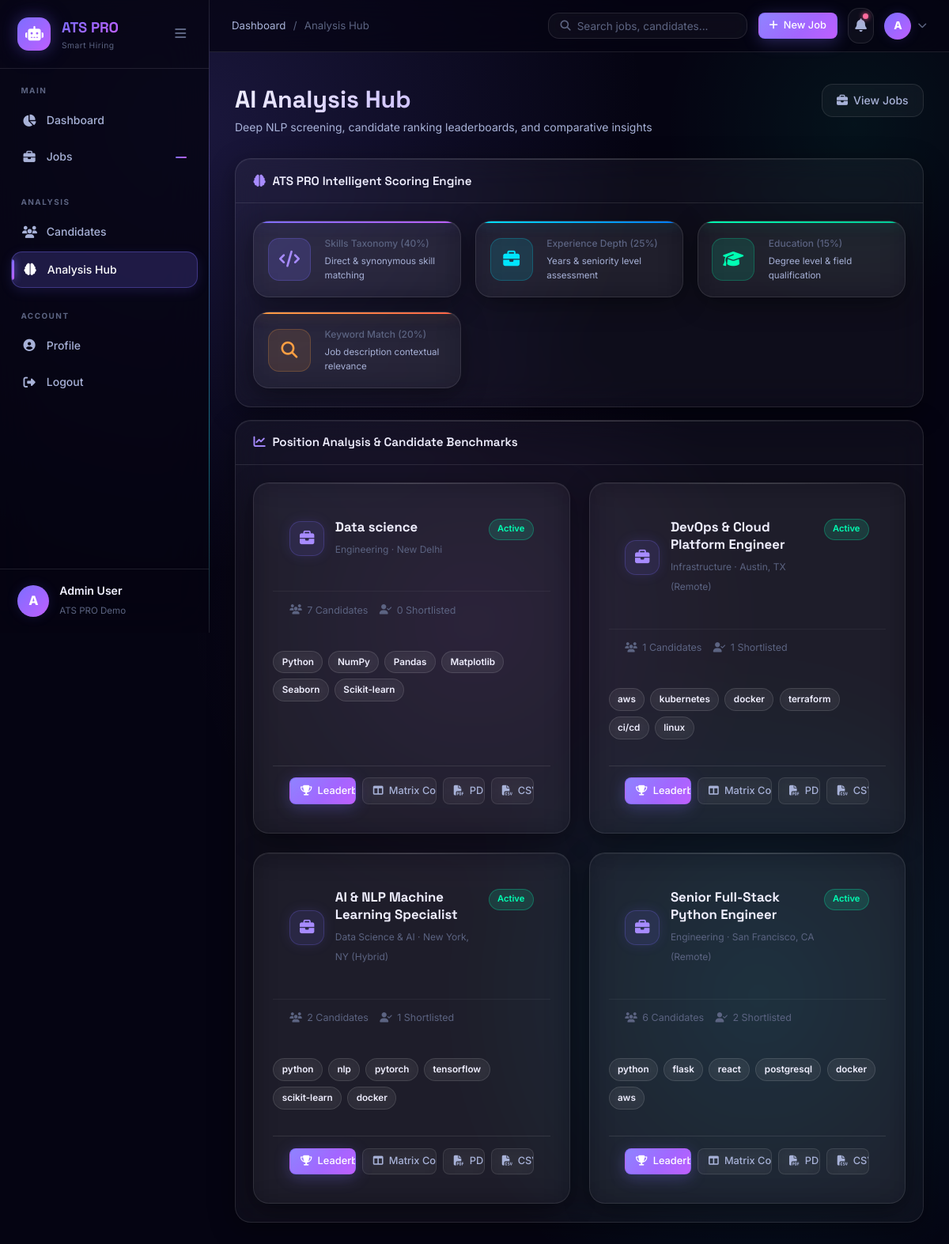
/analysis/ (signed in), run on the app's committed database.
### app/models.py (models this page shows, shortened)
class User(UserMixin, db.Model):
    __tablename__ = "users"
    id = db.Column(db.Integer, primary_key=True)
    name = db.Column(db.String(150), nullable=False)
    email = db.Column(db.String(150), unique=True, nullable=False)
    password_hash = db.Column(db.String(256), nullable=False)
    role = db.Column(db.String(50), default="recruiter")  # admin, recruiter
    company = db.Column(db.String(200))
    created_at = db.Column(db.DateTime, default=datetime.utcnow)
    is_active = db.Column(db.Boolean, default=True)
    jobs = db.relationship("Job", backref="creator", lazy=True, cascade="all, delete-orphan")

class Job(db.Model):
    __tablename__ = "jobs"
    id = db.Column(db.Integer, primary_key=True)
    title = db.Column(db.String(200), nullable=False)
    department = db.Column(db.String(100))
    location = db.Column(db.String(100))
    job_type = db.Column(db.String(50), default="Full-time")  # Full-time, Part-time, Contract, Remote
    description = db.Column(db.Text, nullable=False)
    requirements = db.Column(db.Text)
    required_skills = db.Column(db.Text)       # comma-separated skills
    experience_min = db.Column(db.Integer, default=0)
    experience_max = db.Column(db.Integer, default=10)
    salary_min = db.Column(db.Integer)
    salary_max = db.Column(db.Integer)
    status = db.Column(db.String(50), default="active")  # active, closed, draft
    created_at = db.Column(db.DateTime, default=datetime.utcnow)
    updated_at = db.Column(db.DateTime, default=datetime.utcnow, onupdate=datetime.utcnow)
    deadline = db.Column(db.DateTime)
    user_id = db.Column(db.Integer, db.ForeignKey("users.id"), nullable=False)
    resumes = db.relationship("Resume", backref="job", lazy=True, cascade="all, delete-orphan")
    @property
    def skills_list(self):
        if self.required_skills:
            return [s.strip() for s in self.required_skills.split(",") if s.strip()]
        return []
    @property
    def candidate_count(self):
        return len(self.resumes)
    @property
    def shortlisted_count(self):
        return sum(1 for r in self.resumes if r.status == "shortlisted")

class Resume(db.Model):
    __tablename__ = "resumes"
    id = db.Column(db.Integer, primary_key=True)
    candidate_name = db.Column(db.String(200))
    candidate_email = db.Column(db.String(200))
    candidate_phone = db.Column(db.String(50))
    filename = db.Column(db.String(300), nullable=False)
    original_filename = db.Column(db.String(300))
    file_path = db.Column(db.String(500))
    file_type = db.Column(db.String(10))
    raw_text = db.Column(db.Text)
    job_id = db.Column(db.Integer, db.ForeignKey("jobs.id"), nullable=False)
    status = db.Column(db.String(50), default="pending")  # pending, reviewed, shortlisted, rejected
    ats_score = db.Column(db.Float, default=0.0)
    skill_score = db.Column(db.Float, default=0.0)
    experience_score = db.Column(db.Float, default=0.0)
    education_score = db.Column(db.Float, default=0.0)
    keyword_score = db.Column(db.Float, default=0.0)
    matched_skills = db.Column(db.Text)          # JSON list
    missing_skills = db.Column(db.Text)         # JSON list
    extracted_skills = db.Column(db.Text)       # JSON list
    years_experience = db.Column(db.Float, default=0.0)
    education_level = db.Column(db.String(100))
    notes = db.Column(db.Text)
    uploaded_at = db.Column(db.DateTime, default=datetime.utcnow)
    analyzed_at = db.Column(db.DateTime)

### app/routes/analysis.py (the view)
@analysis_bp.route("")
@analysis_bp.route("/")
@login_required
def index():
    jobs = Job.query.filter_by(user_id=current_user.id).order_by(Job.created_at.desc()).all()
    return render_template("analysis/index.html", jobs=jobs)

### app/models.py (called while the page is built)
@login_manager.user_loader
def load_user(user_id):
    return User.query.get(int(user_id))

### templates/analysis/index.html (shortened to what this page needs)
{% extends "base.html" %}
{% block breadcrumb %}<a href="{{ url_for('dashboard.index') }}">Dashboard</a> <span class="sep">/</span> <span>Analysis Hub</span>{% endblock %}
{% block content %}
<div class="page-header">
  <div>
    <h1 class="page-title">AI Analysis Hub</h1>
    <p class="page-subtitle">Deep NLP screening, candidate ranking leaderboards, and comparative insights</p>
  </div>
  <div class="header-actions">
    <a href="{{ url_for('jobs.list_jobs') }}" class="btn btn-ghost">
      <i class="fas fa-briefcase"></i> View Jobs
    </a>
  </div>
</div>
<div class="card mb-4">
  <div class="card-header">
    <h3><i class="fas fa-brain"></i> ATS PRO Intelligent Scoring Engine</h3>
  </div>
  <div class="card-body">
    <div class="kpi-grid" style="grid-template-columns: repeat(auto-fit, minmax(220px, 1fr)); margin-bottom: 0;">
      <div class="kpi-card kpi-purple" style="padding: 1.1rem;">
        <div class="kpi-icon"><i class="fas fa-code"></i></div>
        <div class="kpi-info">
          <span class="kpi-label">Skills Taxonomy (40%)</span>
          <span class="kpi-sub" style="color: var(--text-secondary);">Direct & synonymous skill matching</span>
        </div>
      </div>
      <div class="kpi-card kpi-blue" style="padding: 1.1rem;">
        <div class="kpi-icon"><i class="fas fa-briefcase"></i></div>
        <div class="kpi-info">
          <span class="kpi-label">Experience Depth (25%)</span>
          <span class="kpi-sub" style="color: var(--text-secondary);">Years & seniority level assessment</span>
        </div>
      </div>
      <div class="kpi-card kpi-green" style="padding: 1.1rem;">
        <div class="kpi-icon"><i class="fas fa-graduation-cap"></i></div>
        <div class="kpi-info">
          <span class="kpi-label">Education (15%)</span>
          <span class="kpi-sub" style="color: var(--text-secondary);">Degree level & field qualification</span>
        </div>
      </div>
      <div class="kpi-card kpi-orange" style="padding: 1.1rem;">
        <div class="kpi-icon"><i class="fas fa-search"></i></div>
        <div class="kpi-info">
          <span class="kpi-label">Keyword Match (20%)</span>
          <span class="kpi-sub" style="color: var(--text-secondary);">Job description contextual relevance</span>
        </div>
      </div>
    </div>
  </div>
</div>
<div class="card mt-4">
  <div class="card-header">
    <h3><i class="fas fa-chart-line"></i> Position Analysis & Candidate Benchmarks</h3>
  </div>
  <div class="card-body">
    {% if jobs %}
    <div class="jobs-grid">
      {% for job in jobs %}
      <div class="job-card card" style="background: rgba(255,255,255,0.03);">
        <div class="job-card-header">
          <div class="job-card-title">
            <div class="job-type-icon"><i class="fas fa-briefcase"></i></div>
            <div>
              <h3>{{ job.title }}</h3>
              <span class="text-muted small">{{ job.department or 'General' }} · {{ job.location or 'Remote' }}</span>
            </div>
          </div>
          <span class="badge {% if job.status == 'active' %}badge-success{% else %}badge-neutral{% endif %}">
            {{ job.status.title() }}
          </span>
        </div>
        <div class="job-card-meta" style="margin: 0.8rem 0;">
          <span><i class="fas fa-users"></i> {{ job.candidate_count }} Candidates</span>
          <span><i class="fas fa-user-check"></i> {{ job.shortlisted_count }} Shortlisted</span>
        </div>
        {% if job.skills_list %}
        <div class="skill-tags" style="margin-bottom: 1.1rem;">
          {% for skill in job.skills_list[:6] %}
          <span class="skill-tag">{{ skill }}</span>
          {% endfor %}
        </div>
        {% endif %}
        <div class="job-card-actions" style="border-top: 1px solid var(--glass-border); padding-top: 0.9rem;">
          <a href="{{ url_for('analysis.leaderboard', job_id=job.id) }}" class="btn btn-primary btn-sm">
            <i class="fas fa-trophy"></i> Leaderboard
          </a>
          <a href="{{ url_for('analysis.compare', job_id=job.id) }}" class="btn btn-ghost btn-sm">
            <i class="fas fa-columns"></i> Matrix Compare
          </a>
          <a href="{{ url_for('reports.export_pdf', job_id=job.id) }}" class="btn btn-ghost btn-sm" title="Download PDF Report">
            <i class="fas fa-file-pdf"></i> PDF
          </a>
          <a href="{{ url_for('reports.export_csv', job_id=job.id) }}" class="btn btn-ghost btn-sm" title="Export CSV">
            <i class="fas fa-file-csv"></i> CSV
          </a>
        </div>
      </div>
      {% endfor %}
    </div>
    {% else %}
    <div class="empty-state">
      <i class="fas fa-briefcase"></i>
      <p>No active jobs to analyze. <a href="{{ url_for('jobs.create_job') }}">Create a job position</a></p>
    </div>
    {% endif %}
  </div>
</div>
{% endblock %}

### templates/base.html (shortened to what this page needs)
<!DOCTYPE html>
<html lang="en">
<head>
  <link rel="stylesheet" href="https://cdnjs.cloudflare.com/ajax/libs/font-awesome/6.5.0/css/all.min.css"/>
  <link rel="stylesheet" href="{{ url_for('static', filename='css/style.css') }}"/>
</head>
<body>
{% if current_user.is_authenticated %}
<aside class="sidebar" id="sidebar">
  <div class="sidebar-header">
    <div class="logo">
      <div class="logo-icon"><i class="fas fa-robot"></i></div>
      <div class="logo-text">
        <span class="logo-name">ATS PRO</span>
        <span class="logo-tagline">Smart Hiring</span>
      </div>
    </div>
    <button class="sidebar-toggle" id="sidebarToggle" aria-label="Toggle sidebar">
      <i class="fas fa-bars"></i>
    </button>
  </div>
  <nav class="sidebar-nav">
    <div class="nav-section">
      <span class="nav-label">MAIN</span>
      <a href="{{ url_for('dashboard.index') }}" class="nav-item {% if request.endpoint == 'dashboard.index' %}active{% endif %}">
        <i class="fas fa-chart-pie"></i><span>Dashboard</span>
      </a>
      <a href="{{ url_for('jobs.list_jobs') }}" class="nav-item {% if 'jobs' in request.endpoint %}active{% endif %}">
        <i class="fas fa-briefcase"></i><span>Jobs</span>
        <span class="nav-badge" id="sidebarJobCount"></span>
      </a>
    </div>
    <div class="nav-section">
      <span class="nav-label">ANALYSIS</span>
      <a href="{{ url_for('resumes.list_resumes') }}" class="nav-item {% if 'resumes' in request.endpoint %}active{% endif %}">
        <i class="fas fa-users"></i><span>Candidates</span>
      </a>
      <a href="{{ url_for('analysis.index') }}" class="nav-item {% if 'analysis' in request.endpoint %}active{% endif %}">
        <i class="fas fa-brain"></i><span>Analysis Hub</span>
      </a>
    </div>
    <div class="nav-section">
      <span class="nav-label">ACCOUNT</span>
      <a href="{{ url_for('auth.profile') }}" class="nav-item {% if request.endpoint == 'auth.profile' %}active{% endif %}">
        <i class="fas fa-user-circle"></i><span>Profile</span>
      </a>
      <a href="{{ url_for('auth.logout') }}" class="nav-item logout-item">
        <i class="fas fa-sign-out-alt"></i><span>Logout</span>
      </a>
    </div>
  </nav>
  <div class="sidebar-footer">
    <div class="user-info">
      <div class="user-avatar">{{ current_user.name[0].upper() }}</div>
      <div class="user-details">
        <span class="user-name">{{ current_user.name }}</span>
        <span class="user-role">{{ current_user.company or 'Recruiter' }}</span>
      </div>
    </div>
  </div>
</aside>
<div class="main-layout" id="mainLayout">
  <header class="topbar">
    <div class="topbar-left">
      <div class="breadcrumb">{% block breadcrumb %}{% endblock %}</div>
    </div>
    <div class="topbar-right">
      <div class="topbar-search">
        <i class="fas fa-search"></i>
        <input type="text" placeholder="Search jobs, candidates..." id="globalSearch"/>
      </div>
      <a href="{{ url_for('jobs.create_job') }}" class="btn btn-primary btn-sm">
        <i class="fas fa-plus"></i> New Job
      </a>
      <div class="notif-bell" title="Notifications">
        <i class="fas fa-bell"></i>
        <span class="notif-dot"></span>
      </div>
      <div class="user-menu" id="userMenuBtn">
        <div class="user-avatar-sm">{{ current_user.name[0].upper() }}</div>
        <i class="fas fa-chevron-down"></i>
      </div>
    </div>
  </header>
  <div class="flash-container">
  </div>
  <main class="page-content">
    {% block content %}{% endblock %}
  </main>
</div>
{% endif %}
</body>
</html>

### data on the page
User: name "A", name "Admin User", company "ATS PRO Demo"
Job: title "Data science", department "Engineering", location "New Delhi", status "Active", candidate_count "7", shortlisted_count "0", 6 "Python" "NumPy" "Pandas" "Matplotlib" "Seaborn" "Scikit-learn"
Job: title "DevOps & Cloud Platform Engineer", department "Infrastructure", location "Austin, TX (Remote)", status "Active", candidate_count "1", shortlisted_count "1", 6 "aws" "kubernetes" "docker" "terraform" "ci/cd" "linux"
Job: title "AI & NLP Machine Learning Specialist", department "Data Science & AI", location "New York, NY (Hybrid)", status "Active", candidate_count "2", shortlisted_count "1", 6 "python" "nlp" "pytorch" "tensorflow" "scikit-learn" "docker"
Job: title "Senior Full-Stack Python Engineer", department "Engineering", location "San Francisco, CA (Remote)", status "Active", candidate_count "6", shortlisted_count "2", 6 "python" "flask" "react" "postgresql" "docker" "aws"
